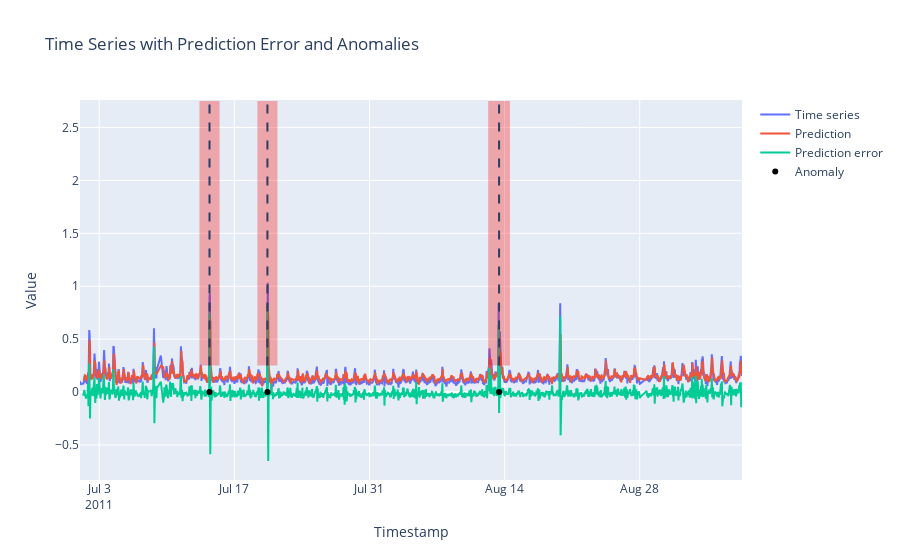

The notebook cell saved with this chart:
### Code cell
fig = go.Figure()
fig = plot_results_timeseries(fig, df, y_pred_lstm, pred_error_lstm, anomaly_times, anomaly_windows, n_burn_in)
fig.show()

### Figure 1 — Plotly figure (JSON) as saved in the notebook; plotly's stock layout.template omitted (floating-point values rounded to 4 significant figures; data arrays with more than 128 entries replaced by an {"elided": "..."} marker saying what was removed)
{"data": [{"mode": "lines", "name": "Time series", "type": "scatter", "x": {"elided": "1538 str values"}, "y": {"elided": "1538 float values"}}, {"mode": "lines", "name": "Prediction", "type": "scatter", "x": {"elided": "1530 str values"}, "y": {"elided": "1530 float values"}}, {"mode": "lines", "name": "Prediction error", "type": "scatter", "x": {"elided": "1530 str values"}, "y": {"elided": "1530 float values"}}, {"marker": {"color": "black"}, "mode": "markers", "name": "Anomaly", "type": "scatter", "x": ["2011-07-14T10:15:01", "2011-07-20T10:15:01", "2011-08-13T10:15:01"], "y": [0, 0, 0]}], "layout": {"shapes": [{"fillcolor": "red", "line": {"width": 0}, "opacity": 0.3, "type": "rect", "x0": "2011-07-13T09:15:01", "x1": "2011-07-15T11:15:01", "y0": null, "y1": null}, {"fillcolor": "red", "line": {"width": 0}, "opacity": 0.3, "type": "rect", "x0": "2011-07-19T09:15:01", "x1": "2011-07-21T11:15:01", "y0": null, "y1": null}, {"fillcolor": "red", "line": {"width": 0}, "opacity": 0.3, "type": "rect", "x0": "2011-08-12T07:15:01", "x1": "2011-08-14T13:15:01", "y0": null, "y1": null}, {"line": {"dash": "dash"}, "type": "line", "x0": "2011-07-14T10:15:01", "x1": "2011-07-14T10:15:01", "y0": null, "y1": null}, {"line": {"dash": "dash"}, "type": "line", "x0": "2011-07-20T10:15:01", "x1": "2011-07-20T10:15:01", "y0": null, "y1": null}, {"line": {"dash": "dash"}, "type": "line", "x0": "2011-08-13T10:15:01", "x1": "2011-08-13T10:15:01", "y0": null, "y1": null}], "title": {"text": "Time Series with Prediction Error and Anomalies"}, "xaxis": {"title": {"text": "Timestamp"}}, "yaxis": {"title": {"text": "Value"}}}}
